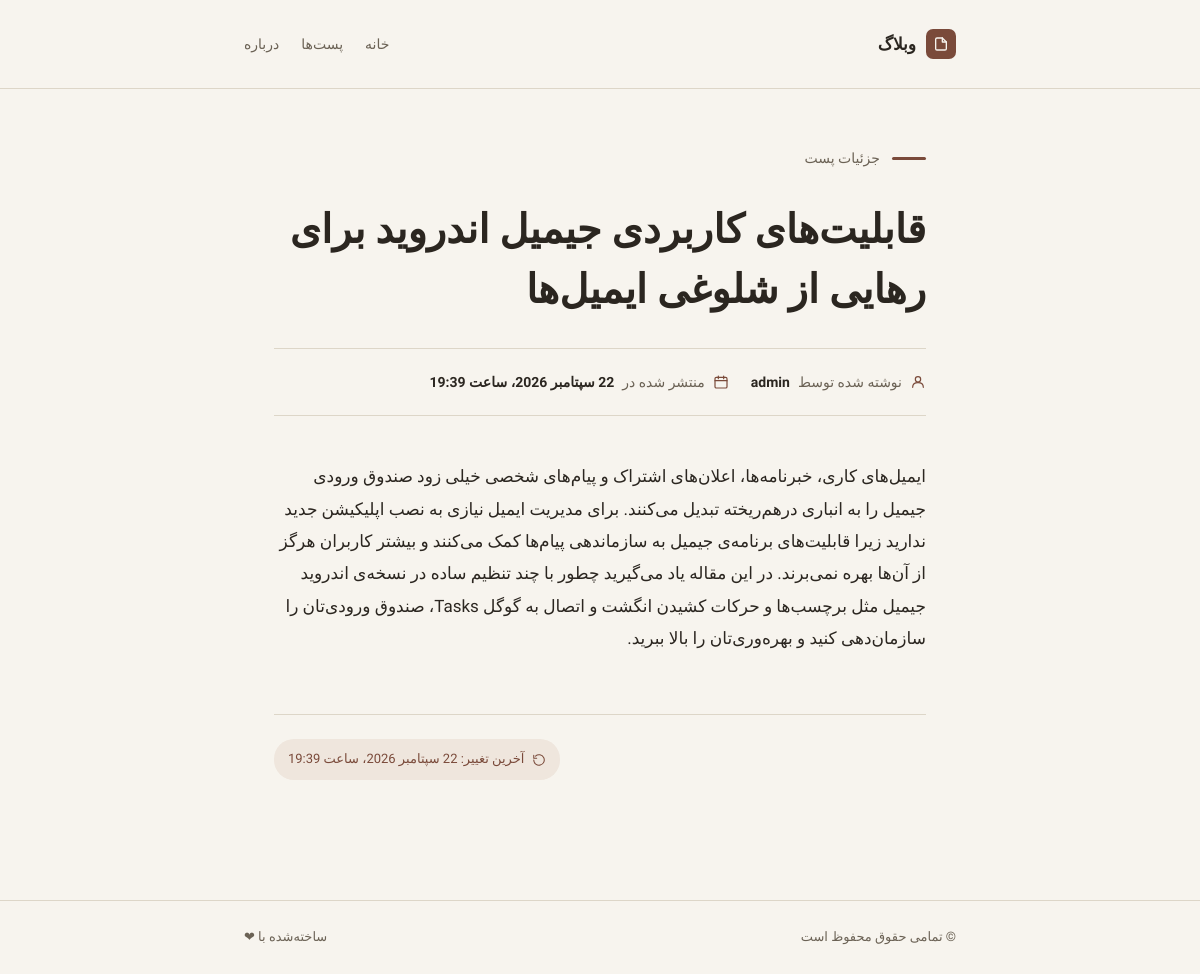
Page /blog/posts-c/467509-gmail-android-best-features/ on the committed database.
### blog/models.py (models this page shows, shortened)
class Post(models.Model):
    class Status(models.TextChoices):
        DRAFT = ('DF', 'DRAFT')
        REJECTED = ('RJ', 'REJECTED')
        ACCEPTED = ('ACC', 'ACCEPTED')
    title = models.CharField(max_length = 150,verbose_name='عنوان')
    content = models.TextField(verbose_name='محتوا')
    slug = models.SlugField(max_length = 200, verbose_name = 'اسلاگ')
    status = models.CharField(max_length = 3, choices=Status.choices ,default=Status.DRAFT, verbose_name='وضعیت انتشار')
    created_at = models.DateTimeField(auto_now_add = True)
    published_at = models.DateTimeField(blank = True,null = True)
    updated_at = models.DateTimeField(auto_now = True)
    author = models.ForeignKey(User, on_delete = models.CASCADE,related_name = 'posts')
    objects = models.Manager()
    accepted = AcceptedPost()
    class Meta:
        ordering = ['-published_at']
        indexes = [models.Index(fields=['title', 'published_at'])]
        verbose_name = 'پست'
        verbose_name_plural = 'پست ها'

### blog/views.py (the view)
# urls.py: path("posts-c/<slug:slug>/",views.PostDetailView.as_view(),name="post_detail"),
class PostDetailView(DetailView):
    model = Post
    template_name = 'blog/post-detail.html'
    context_object_name = 'post'
    def get_queryset(self):
        return Post.accepted.all()

### blog/models.py (called while the page is built)
    def get_queryset(self):
        return super().get_queryset().filter(status=Post.Status.ACCEPTED)

### blog/templates/blog/post-detail.html (shortened to what this page needs)
{% extends "base.html" %}
{% block content %}
<div class="page">
    <div class="kicker">
        <span>جزئیات پست</span>
    </div>
    <h1>{{post.title}}</h1>
    <div class="byline">
        <div class="byline-item">
            <svg viewBox="0 0 24 24" fill="none" stroke-width="1.8" stroke-linecap="round" stroke-linejoin="round">
                <circle cx="12" cy="8" r="4"/>
                <path d="M4 20c0-4.4 3.6-7 8-7s8 2.6 8 7"/>
            </svg>
            نوشته شده توسط <strong>{{post.author}}</strong>
        </div>
        <div class="byline-item">
            <svg viewBox="0 0 24 24" fill="none" stroke-width="1.8" stroke-linecap="round" stroke-linejoin="round">
                <rect x="3" y="5" width="18" height="16" rx="2"/>
                <path d="M3 10h18M8 3v4M16 3v4"/>
            </svg>
            منتشر شده در <strong>{{post.published_at}}</strong>
        </div>
    </div>
    <div class="content">
        {{post.content}}
    </div>
    <div class="post-footer">
        <span class="updated-pill">
            <svg viewBox="0 0 24 24" fill="none" stroke-width="1.8" stroke-linecap="round" stroke-linejoin="round">
                <path d="M3 12a9 9 0 1 0 3-6.7"/>
                <path d="M3 4v5h5"/>
            </svg>
            آخرین تغییر: {{post.updated_at}}
        </span>
    </div>
</div>
{% endblock content %}

### templates/base.html (style rules this page uses)
:root { --paper: #f7f4ee; --ink: #2b2620; --ink-soft: #6b6255; --line: #ddd6c8; --accent: #7a4a3a; --accent-soft: #efe6dd; }
* { box-sizing: border-box; }
html { scroll-behavior: smooth; }
body { margin: 0; background: var(--paper); color: var(--ink); font-family: 'Vazirmatn', sans-serif; line-height: 1.9; -webkit-font-smoothing: antialiased; min-height: 100vh; display: flex; flex-direction: column; }

### blog/templates/blog/post-detail.html (style rules this page uses)
.page { max-width: 700px; margin: 0 auto; padding: 56px 24px 80px; }
.kicker { display: flex; align-items: center; gap: 12px; margin-bottom: 28px; }
.kicker::before { content: ""; width: 34px; height: 3px; background: var(--accent); border-radius: 2px; }
.kicker span { font-size: 14px; color: var(--ink-soft); font-weight: 500; }
h1 { font-size: clamp(28px, 4vw, 40px); font-weight: 800; line-height: 1.5; margin: 0 0 28px; color: var(--ink); }
.byline { display: flex; flex-wrap: wrap; align-items: center; gap: 10px 22px; padding: 20px 0; border-top: 1px solid var(--line); border-bottom: 1px solid var(--line); margin-bottom: 44px; }
.byline-item { display: flex; align-items: center; gap: 8px; font-size: 14px; color: var(--ink-soft); }
.byline-item strong { color: var(--ink); font-weight: 600; }
.byline-item svg { width: 16px; height: 16px; stroke: var(--accent); flex-shrink: 0; }
.content { font-size: 17px; color: var(--ink); }
.post-footer { margin-top: 60px; padding-top: 24px; border-top: 1px solid var(--line); display: flex; justify-content: flex-end; }
.updated-pill { display: inline-flex; align-items: center; gap: 8px; background: var(--accent-soft); color: var(--accent); font-size: 13px; font-weight: 500; padding: 8px 14px; border-radius: 20px; }
.updated-pill svg { width: 14px; height: 14px; stroke: var(--accent); }

### rows in the picture
Post: title "قابلیت‌های کاربردی جیمیل اندروید برای رهایی از شلوغی ایمیل‌ها", author "admin", published_at "22 سپتامبر 2026، ساعت 19:39", content "ایمیل‌های کاری، خبرنامه‌ها، اعلان‌های اشتراک و پیام‌های شخصی خیلی زود صندوق ورودی جیمیل را به انباری درهم‌ریخته تبدیل می‌کنند. برای مدیریت ایمیل نیازی به نصب اپلیکیشن جدید ندارید زیرا قابلیت‌های برنامه‌ی جیمیل به سازماندهی پیام‌ها کمک می‌کنند و بیشتر کاربران هرگز از آن‌ها بهره نمی‌برند. در این مقاله یاد می‌گیرید چطور با چند تنظیم ساده در نسخه‌ی اندروید جیمیل مثل برچسب‌ها و حرکات کشیدن انگشت و اتصال به گوگل Tasks، صندوق ورودی‌تان را سازمان‌دهی کنید و بهره‌وری‌تان را بالا ببرید.", updated_at "22 سپتامبر 2026، ساعت 19:39"
